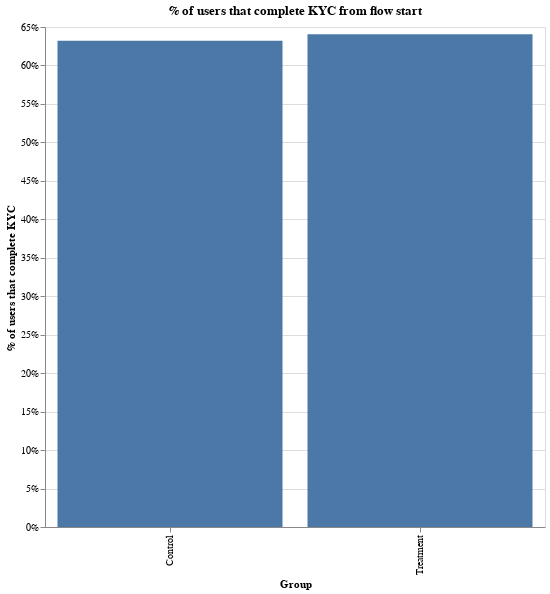

Write notebook code for a chart like this one.
### Code cell
from datetime import datetime, timedelta

df = pd.read_csv("kyc_removing_video_link.csv")

# make sure we are unique on the user level.
df = (
    df.groupby(["treatment", "user_id"])["kyc_first_completed", "kyc_first_initiated"]
    .agg("min")
    .reset_index()
)

# now, count how many users managed to initiate kyc.
df["kycc"] = 0
df.loc[df["kyc_first_completed"].isna() == False, "kycc"] = 1

df = df.groupby(["treatment"])["kycc"].agg("mean").reset_index()

alt.Chart(df).mark_bar().encode(
    x=alt.X("treatment:N", axis=alt.Axis(title="Group")),
    y=alt.Y("kycc:Q", axis=alt.Axis(title="% of users that complete KYC", format="%")),
).properties(
    width=500, height=500, title="% of users that complete KYC from flow start"
)

### Figure 1 — Vega-Lite specification as saved in the notebook (floating-point values rounded to 4 significant figures)
{"config": {"view": {"continuousWidth": 400, "continuousHeight": 300}}, "data": {"name": "data-b70f28169184ab9c5b8a20de6443e042"}, "mark": "bar", "encoding": {"x": {"type": "nominal", "axis": {"title": "Group"}, "field": "treatment"}, "y": {"type": "quantitative", "axis": {"format": "%", "title": "% of users that complete KYC"}, "field": "kycc"}}, "height": 500, "title": "% of users that complete KYC from flow start", "width": 500, "$schema": "https://vega.github.io/schema/vega-lite/v4.0.2.json", "datasets": {"data-b70f28169184ab9c5b8a20de6443e042": [{"treatment": "Control", "kycc": 0.632}, {"treatment": "Treatment", "kycc": 0.6406}]}}
